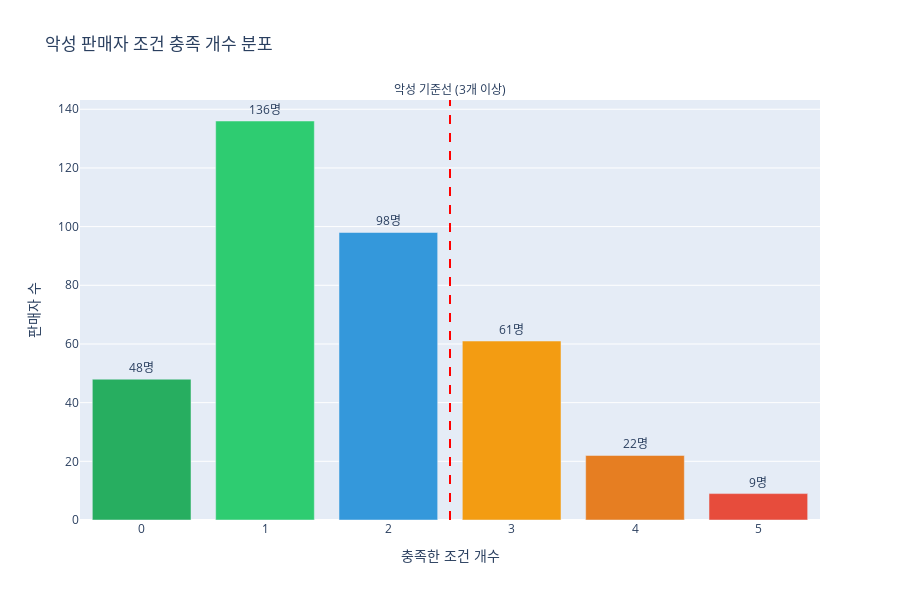

Source (notebook cell):
### Markdown cell above
## 🎪 3. 조건 충족 개수 분석 (인터랙티브)

### Code cell
print("=" * 70)
print("조건 충족 개수 분석")
print("=" * 70)

conditions_dist = df['conditions_met_count'].value_counts().sort_index()

# 통계 출력
print("\n조건별 분포:")
for count, freq in conditions_dist.items():
    status = LABEL_NAMES[1] if count >= 3 else LABEL_NAMES[0]
    print(f"  {count}개 충족: {freq}명 ({status})")

# 인터랙티브 막대 차트
colors_map = {0: '#27ae60', 1: '#2ecc71', 2: '#3498db', 
              3: '#f39c12', 4: '#e67e22', 5: '#e74c3c', 6: '#c0392b'}
bar_colors = [colors_map.get(i, '#95a5a6') for i in conditions_dist.index]

fig = go.Figure()

# 막대 그래프
fig.add_trace(go.Bar(
    x=conditions_dist.index,
    y=conditions_dist.values,
    marker=dict(color=bar_colors),
    text=conditions_dist.values,
    texttemplate='%{text}명',
    textposition='outside',
    hovertemplate='조건 %{x}개 충족<br>판매자 수: %{y}명<extra></extra>'
))

# 악성 기준선
fig.add_vline(x=2.5, line_dash="dash", line_color="red", 
              annotation_text="악성 기준선 (3개 이상)", 
              annotation_position="top")

fig.update_layout(
    title='악성 판매자 조건 충족 개수 분포',
    xaxis_title='충족한 조건 개수',
    yaxis_title='판매자 수',
    height=600,
    showlegend=False
)

fig.show()

### Figure 1 — Plotly figure (JSON) as saved in the notebook; plotly's stock layout.template omitted (floating-point values rounded to 4 significant figures)
{"data": [{"hovertemplate": "조건 %{x}개 충족<br>판매자 수: %{y}명<extra></extra>", "marker": {"color": ["#27ae60", "#2ecc71", "#3498db", "#f39c12", "#e67e22", "#e74c3c"]}, "text": [48.0, 136.0, 98.0, 61.0, 22.0, 9.0], "textposition": "outside", "texttemplate": "%{text}명", "type": "bar", "x": [0, 1, 2, 3, 4, 5], "y": [48, 136, 98, 61, 22, 9]}], "layout": {"annotations": [{"showarrow": false, "text": "악성 기준선 (3개 이상)", "x": 2.5, "xanchor": "center", "xref": "x", "y": 1, "yanchor": "bottom", "yref": "y domain"}], "height": 600, "shapes": [{"line": {"color": "red", "dash": "dash"}, "type": "line", "x0": 2.5, "x1": 2.5, "xref": "x", "y0": 0, "y1": 1, "yref": "y domain"}], "showlegend": false, "title": {"text": "악성 판매자 조건 충족 개수 분포"}, "xaxis": {"title": {"text": "충족한 조건 개수"}}, "yaxis": {"title": {"text": "판매자 수"}}}}
